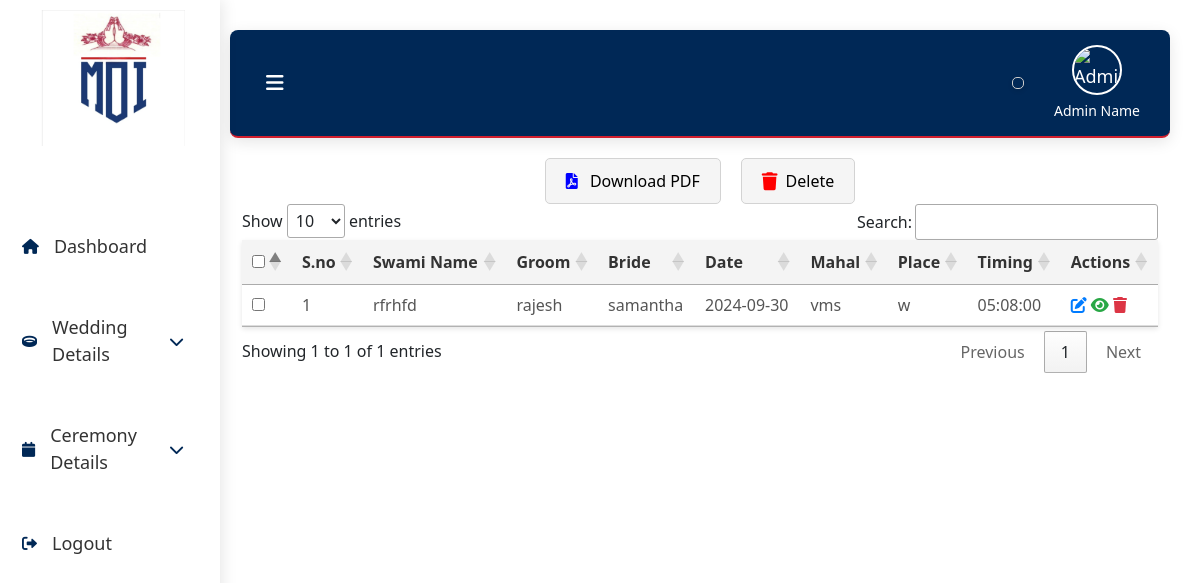
The app's page /marriagedisplay.php (signed in) with its own data.
### tables this page shows
CREATE TABLE `wedding` (
  `id` int(11) NOT NULL,
  `swaminame` varchar(225) NOT NULL,
  `date` date NOT NULL DEFAULT current_timestamp(),
  `the_groom` varchar(225) NOT NULL,
  `the_bride` varchar(225) NOT NULL,
  `mahal` varchar(225) NOT NULL,
  `place` varchar(225) NOT NULL,
  `timing` time NOT NULL
);

### marriagedisplay.php (the view, shortened to what this page needs)
<?php
include('db.php');
$sql = "SELECT * FROM wedding ORDER BY date DESC";
$result = $con->query($sql);
?>
<!DOCTYPE html>
<html lang="en">
<head>
    <link rel="stylesheet" href="https://cdnjs.cloudflare.com/ajax/libs/font-awesome/6.0.0-beta3/css/all.min.css">
    <link rel="stylesheet" type="text/css" href="https://cdn.datatables.net/1.10.21/css/jquery.dataTables.css">
    <link href="https://cdn.jsdelivr.net/npm/bootstrap@5.3.3/dist/css/bootstrap.min.css" rel="stylesheet">
  </head>
  <body>
</head>
<body>
<div class="sidebar">
    <div class="logo">
        <img src="asset/image/img/e11b7541-268d-43bd-8658-22c2cb761d9d.jfif" alt="Logo">
    </div>
    <ul>
    <li><a href="dashboard.php" class="active"><i class="fa fa-home" aria-hidden="true"></i> <span class="trans" data-en="Dashboard">Dashboard</span></a></li>
            <li class="dropdown">
                <a href="#" id="weddingDetailsToggle"><i class="fa fa-ring"></i><span class="trans" data-en="Wedding Details">Wedding Details</span><i class="fa fa-chevron-down"></i></a>
            </li>
            <li class="dropdown">
                <a href="#" id="ceremonyDetailsToggle"><i class="fa fa-calendar"></i><span class="trans" data-en="Ceremony Details">Ceremony Details</span><i class="fa fa-chevron-down"></i></a>
            </li>
            <li><a href="logout.php"><i class="fas fa-sign-out-alt"></i> Logout</a></li>
        </ul>
    </div>
<div class="main-content">
    <div class="header">
        <div class="header-left">
            <button class="toggle-btn" id="toggleBtn"><i class="fas fa-bars"></i></button>
        </div>
        <div id="google_translate_element"></div>
            <div class="admin-info">
                <img src="https://cdn.vectorstock.com/i/500p/30/97/flat-business-man-user-profile-avatar-icon-vector-4333097.avif" alt="Admin Image" class="admin-image">
                <div class="admin-name">Admin Name</div>
            </div>
        </div>
<div class="container">
    <form method="POST" action="marriage_delete_record.php">
        <div class="button-container">
            <button id="downloadPdfBtn" type="button">
                <i class="fas fa-file-pdf"></i> Download PDF
            </button>
            <button type="submit" class="delete-btn">
    <i class="fa-solid fa-trash"></i> Delete
</button>
        </div>
<table id="dataTable">
        <thead>
<tr>
                <th><input type="checkbox" id="select-all"></th>
                <th>S.no</th>
                <th>Swami Name</th>
                <th>Groom</th>
                <th>Bride</th>
                <th>Date</th>
                <th>Mahal</th>
                <th>Place</th>
                <th>Timing</th>
                <th>Actions</th>
            </tr>
        </thead>
        <tbody>
            <?php if ($result && $result->num_rows > 0): ?>
                <?php $sno = 1; ?>
                <?php while ($row = $result->fetch_assoc()): ?>
                    <tr>
                    <td><input type="checkbox" name="selected_ids[]" value="<?= htmlspecialchars($row['id']); ?>"></td>
                    <td><?= htmlspecialchars($sno++); ?></td>
                   <td><?php echo htmlspecialchars($row['swaminame']); ?></td>
                        <td><?php echo htmlspecialchars($row['the_groom']); ?></td>
                        <td><?php echo htmlspecialchars($row['the_bride']); ?></td>
                        <td><?php echo htmlspecialchars($row['date']); ?></td>
                        <td><?php echo htmlspecialchars($row['mahal']); ?></td>
                        <td><?php echo htmlspecialchars($row['place']); ?></td>
                        <td><?php echo htmlspecialchars($row['timing']); ?></td>
                        <td class="actions">
                            <a href="marriage_edit.php?id=<?php echo htmlspecialchars($row['id']); ?>" title="Edit"><i class="fas fa-edit"></i></a>
                            <a href="marriage_view.php?id=<?php echo htmlspecialchars($row['id']); ?>" title="View"><i class="fas fa-eye"></i></a>
                            <a href="javascript:void(0);" onclick="confirmDelete(<?php echo $row['id']; ?>)" title="Delete"><i class="fas fa-trash"></i></a>
                        </td>
                    </tr>
                <?php endwhile; ?>
            <?php else: ?>
                <tr>
                    <td colspan="9">No records found</td>
                </tr>
            <?php endif; ?>
        </tbody>
    </table>
    </form>
</body>
</html>

### marriagedisplay.php (style rules this page uses)
.sidebar { width: 220px; background-color: #ffffff; padding: 10px; display: flex; flex-direction: column; position: fixed; height: 100vh; box-shadow: 2px 0 15px rgba(0, 0, 0, 0.1); transition: transform 0.3s ease-in-out; z-index: 1000; overflow-y: auto; }
.sidebar i { color: #002856; }
.sidebar ul { list-style: none; padding: 0; margin: 0; flex: 1; display: flex; flex-direction: column; margin-top: 30px; }
.sidebar ul li { margin: 15px 0; position: relative; }
.sidebar ul li a { color: #333; text-decoration: none; display: flex; align-items: center; font-size: 18px; padding: 12px; border-radius: 8px; transition: background-color 0.3s ease, color 0.3s ease; }
.sidebar ul li i { margin-right: 15px; font-size: 15px; }
.main-content { flex: 1; margin-left: 200px; padding: 30px; display: flex; flex-direction: column; overflow-y: auto; transition: margin-left 0.3s ease-in-out; animation: fadeInUp 0.7s ease-in-out; }
.header { background: linear-gradient(90deg, #002856, #002856); padding: 15px 30px; color: #FFFFFF; font-size: 18px; border-bottom: 2px solid #D21F2D; display: flex; align-items: center; justify-content: space-between; border-radius: 8px; box-shadow: 0 4px 15px rgba(0, 0, 0, 0.1); position: relative; }
.header .header-left { display: flex; align-items: center; flex: 1; }
.header .header-left .toggle-btn { background: none; border: none; color: #FFFFFF; font-size: 20px; cursor: pointer; margin-right: 20px; }
.admin-info { display: flex; flex-direction: column; align-items: center; color: #FFFFFF; margin-left: 20px; }
.admin-image { width: 50px; height: 50px; border-radius: 50%; object-fit: cover; border: 2px solid #FFFFFF; margin-bottom: 5px; }
.admin-name { font-size: 14px; color: #FFFFFF; }
.logo { display: flex; justify-content: center; margin-bottom: 30px; }
.logo img { width: 150px; height: auto; }
table { width: 100%; border-collapse: collapse; margin: 30px 0; box-shadow: 0 2px 5px rgba(0, 0, 0, 0.1); background-color: #ffffff; }
table th { background-color: #f4f4f4; font-weight: bold; text-align: left; padding: 12px; border-bottom: 2px solid #ddd; color: #333; }
table td { padding: 12px; border-bottom: 1px solid #ddd; text-align: left; color: #555; }
.actions a .fas.fa-edit { color: #007bff; transition: color 0.3s ease; }
.actions a .fas.fa-eye { color: #28a745; transition: color 0.3s ease; }
.actions a .fas.fa-trash { color: #dc3545; transition: color 0.3s ease; }
#google_translate_element { margin: 10px; padding: 5px; border: 1px solid #ccc; border-radius: 5px; background: linear-gradient(90deg, #002856, #002856); box-shadow: 0 2px 5px rgba(0, 0, 0, 0.1); font-family: Arial, sans-serif; text-align: center; }
.button-container { display: flex; justify-content: center; align-items: center; margin-top: 20px; gap: 20px; }
#downloadPdfBtn { background-color: whitesmoke; color: black; border: 1px solid lightgray; border-radius: 5px; padding: 10px 20px; font-size: 16px; cursor: pointer; transition: background-color 0.3s, transform 0.2s; }
#downloadPdfBtn i { margin-right: 8px; color: blue; }
button[type="submit"] { background-color: whitesmoke; color: black; border: 1px solid lightgray; border-radius: 5px; padding: 10px 20px; font-size: 16px; cursor: pointer; transition: background-color 0.3s, transform 0.2s; display: inline-flex; align-items: center; }
button[type="submit"] i { margin-right: 8px; font-size: 18px; color: red; }

### records on screen
wedding: swaminame "rfrhfd", the_groom "rajesh", the_bride "samantha", date "2024-09-30", mahal "vms", place "w", timing "05:08:00"
